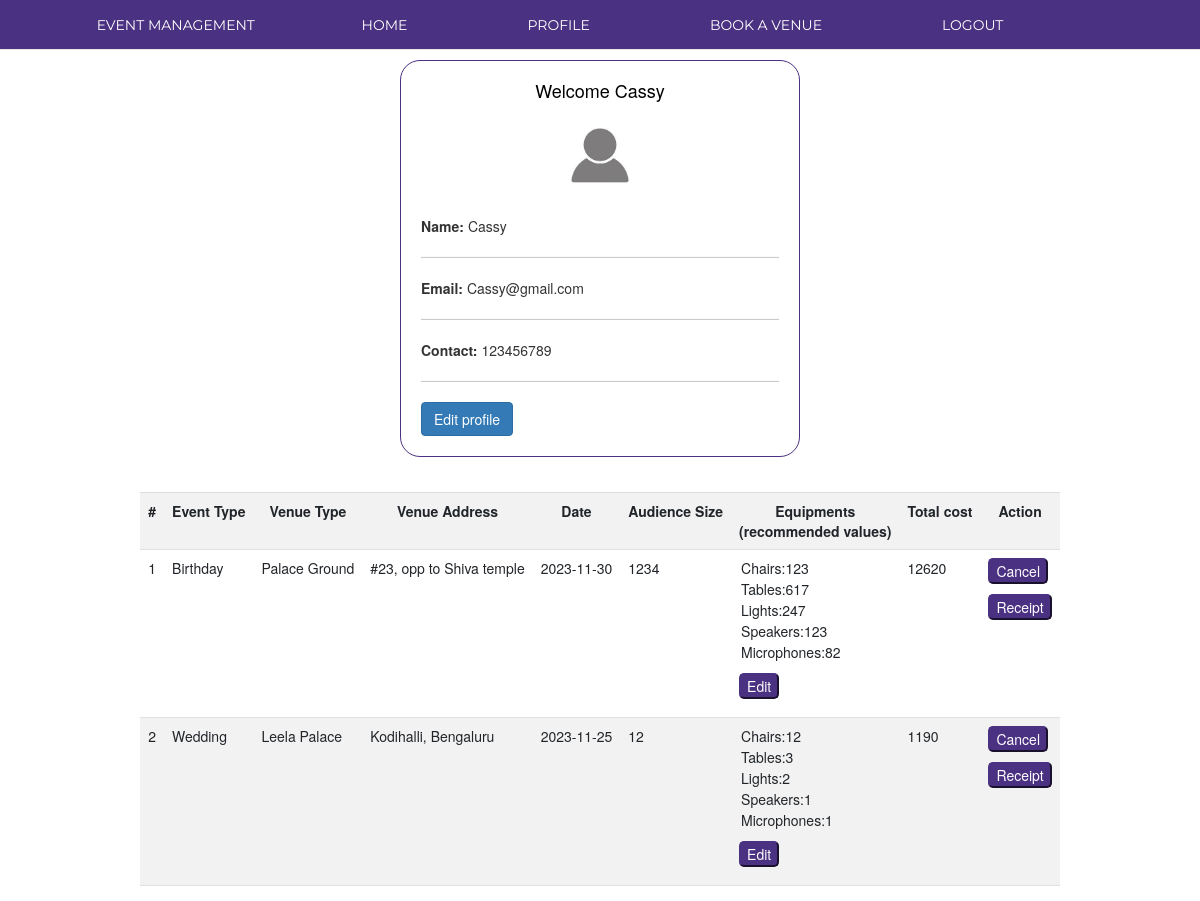
Screenshot of /users/profile.php (signed in) with the database file from the repository.
### tables this page shows
CREATE TABLE `equipments` (
  `eid` int(3) NOT NULL,
  `chairs_no` int(3) NOT NULL,
  `tables_no` int(3) NOT NULL,
  `lights_no` int(3) NOT NULL,
  `speakers_no` int(3) NOT NULL,
  `microphones_no` int(3) NOT NULL,
  `venue_booking_id` int(3) NOT NULL
);

CREATE TABLE `event` (
  `id` int(1) NOT NULL,
  `name` varchar(25) NOT NULL,
  `description` varchar(100) NOT NULL
);

CREATE TABLE `venue` (
  `id` int(1) NOT NULL,
  `name` varchar(25) NOT NULL,
  `address` varchar(100) NOT NULL,
  `description` varchar(200) NOT NULL,
  `rate` int(5) NOT NULL
);

CREATE TABLE `venue_booking` (
  `id` int(3) NOT NULL,
  `user_name` varchar(25) NOT NULL,
  `email` varchar(50) NOT NULL,
  `user_phone` int(10) NOT NULL,
  `venue_id` int(1) NOT NULL,
  `event_id` int(1) NOT NULL,
  `date` date NOT NULL,
  `audience_size` int(3) NOT NULL
);

### users/profile.php (the view, shortened to what this page needs)
<!DOCTYPE html>
<html lang="en">
<head>
  <link href="https://cdn.jsdelivr.net/npm/bootstrap@5.1.3/dist/css/bootstrap.min.css" rel="stylesheet">
  <link rel="stylesheet" href="https://maxcdn.bootstrapcdn.com/bootstrap/3.4.1/css/bootstrap.min.css">
</head>
<body style = "background: white">
    <header class="homepage"style="font-family:'Montserrat', sans-serif;" >
        <nav id="navbar" class="navbar navbar-default navbar-fixed-top">
        <div class="navbar-header" >
             EVENT MANAGEMENT
             </div>  <ul style="margin-top:10px;">
                    <li><a href="index.php">HOME</a></li>
                    <li><a href="profile.php">PROFILE</a></li>
                    <li><a href="venue.php">BOOK A VENUE</a></li>
                    <li><a href="../login.php">LOGOUT</a></li>
                    </ul>
                    </nav>
      </header>
<?php include('../log1.php'); ?>
  <div class="container">
  <div class="card m-auto" style="width:400px">
    <h4 class="card-title">Welcome <?php echo $_SESSION['name'];?></h4>
    <img class="card-img-top m-auto" src="images/avtar.jpg" alt="Card image" style="width:100px; height: 100px; padding: 10px; border-radius:50%;">
    <div class="card-body">
      <p> <b>Name:  </b><?php echo $_SESSION['name'];?> <hr> </p>
      <p> <b>Email:  </b><?php echo $_SESSION['email'];?> <hr> </p>
      <p> <b>Contact:  </b><?php echo $_SESSION['phone_no'];?> <hr> </p>
      <a href="editprofile.php" class="btn btn-primary">Edit profile</a>
    </div>
  </div>
  <br>
</div>
<center>
        <div class="panel-body">
          <table class="table table-striped table-hover">
            <tr>
            <th class="center-align">#</th>
            <th class="center-align">Event Type</th>
            <th class="center-align">Venue Type</th>
            <th class="center-align">Venue Address</th>
            <th class="center-align">Date</th>
            <th class="center-align">Audience Size</th>
            <th class="center-align">Equipments
            <br>(recommended values)</th>
            <th class="center-align">Total cost</th>
            <th class="center-align">Action</th>
            </tr>
        <?php
        $i=1;
        $link = mysqli_connect('localhost', 'root', '');
        mysqli_select_db($link, "user_info");
        $sql="SELECT * from `venue_booking` where `user_phone` ='".$_SESSION['phone_no']."' ";
        $sql_event_name = "SELECT `name` FROM `event` e, `venue_booking` v where e.id = v.event_id and v.user_phone = ".$_SESSION['phone_no']."  ";
        $res = mysqli_query ($link, $sql);
        $res_event_name = mysqli_query($link, $sql_event_name);
        $sql_venue = "SELECT * FROM `venue` v, `venue_booking` vb where v.id = vb.venue_id and vb.user_phone = ".$_SESSION['phone_no']."  ";
        $res_venue = mysqli_query($link, $sql_venue);
        $sql_equipments = "SELECT * FROM `equipments` e, `venue_booking` vb where e.venue_booking_id = vb.id and vb.user_phone = ".$_SESSION['phone_no']."  ";
        $res_equipments = mysqli_query($link, $sql_equipments);
        while($row = mysqli_fetch_array($res)
        and $row_event_name = mysqli_fetch_array($res_event_name)
         and $row_venue = mysqli_fetch_array($res_venue)
         and $row_equipments = mysqli_fetch_array($res_equipments)
         )
        {
        echo "<tr>";
          echo "<td>"; echo $i++; echo" </td>";
           echo "<td>"; echo $row_event_name["name"]; echo" </td>";
           echo "<td>"; echo $row_venue["name"]; echo" </td>";
           echo "<td>"; echo $row_venue["address"]; echo" </td>";
           echo "<td>"; echo $row["date"]; echo" </td>";
           echo "<td>"; echo $row["audience_size"]; echo" </td>";
           echo "<td>"; echo "
           <p>
             <option value='1'> Chairs:"; echo $row_equipments['chairs_no'] ; echo " </option>
             <option value='2'> Tables:"; echo $row_equipments["tables_no"]; echo"</option>
             <option value='3'> Lights:"; echo $row_equipments["lights_no"]; echo"</option>
             <option value='4'> Speakers:"; echo $row_equipments["speakers_no"]; echo"</option>
             <option value='5'> Microphones:"; echo $row_equipments["microphones_no"]; echo"</option>
           </p>  ";
           $equip_id =  $row_equipments["eid"];
           echo "<p><a href = 'edit_equipments.php?id= $equip_id'>"; echo "<button type='submit'>Edit</button></p>";
          $id = $row["id"];
            $sql_eq = "SELECT * FROM `equipments` where `venue_booking_id` = '$id'";
            $res_eq = mysqli_query($data, $sql_eq);
            $row_eq = mysqli_fetch_array($res_eq);
            $vd = $row_eq["venue_booking_id"];
            $query = "SELECT calculate_total_cost($vd) AS total_cost";
            $res_r = mysqli_query($data, $query);
            if ($res_r) {
              $row = mysqli_fetch_assoc($res_r);
              $total_cost = $row['total_cost'];
              echo "<td> $total_cost </td>";
          } else {
              echo "Error executing query: " . mysqli_error($data);
          }
           echo "<td> "; echo "<p><a href = 'delete.php?id= $id'>"; echo "<button type='submit'>Cancel</button></p>";
           echo "<p><a href = 'receipt.php?id= $id' >"; echo "<button type='submit'>Receipt</button></p>";
            echo "</td>";
        echo "</tr>";
        }
        ?>
        </table>
              </div>
</body>
</html>

### users/profile.php (style rules this page uses)
body { background-color:#B1D0E0; }
.card-title { margin-bottom: 0.5rem; color: black; text-align: center; }
.card { padding: 10px; border-radius:20px; background-color: rgba(255, 255, 255,0.5); border-color: #4b3181; }
button { color: #fff; background-color: #4b3181; border-color: #4b3181; border-radius:5px; }
.container { margin-top: 6rem !important ; }
#navbar { background:#4b3181; color: #fff; display: flex; align-items: center; justify-content: space-between; margin: auto; padding: 0 30px; width: 100%; top:0; position: fixed; height: 50px; z-index: 2; }
#navbar ul { display: flex; list-style: none; }
#navbar ul a { margin-right: 80px; padding: 20px; color: #fff; text-decoration: none; }
table { margin: 20px; display: inline; }
.center-align { text-align: center; }
.table>:not(caption)>*>* { padding: 0.5rem 0.5rem; background-color: white !important; border-bottom-width: 1px; box-shadow: inset 0 0 0 9999px var(--bs-table-accent-bg); }

### rows the page displays
equipments: venue_booking.date "2023-11-30", venue_booking.audience_size "1234", total_cost "12620"
event: name "Birthday"
venue: name "Palace Ground", address "#23, opp to Shiva temple"
equipments: venue_booking.date "2023-11-25", venue_booking.audience_size "12", total_cost "1190"
event: name "Wedding"
venue: name "Leela Palace", address "Kodihalli, Bengaluru"

### other values shown
$_SESSION['name'] "Cassy"
$_SESSION['email'] "Cassy@gmail.com"
$_SESSION['phone_no'] "123456789"
